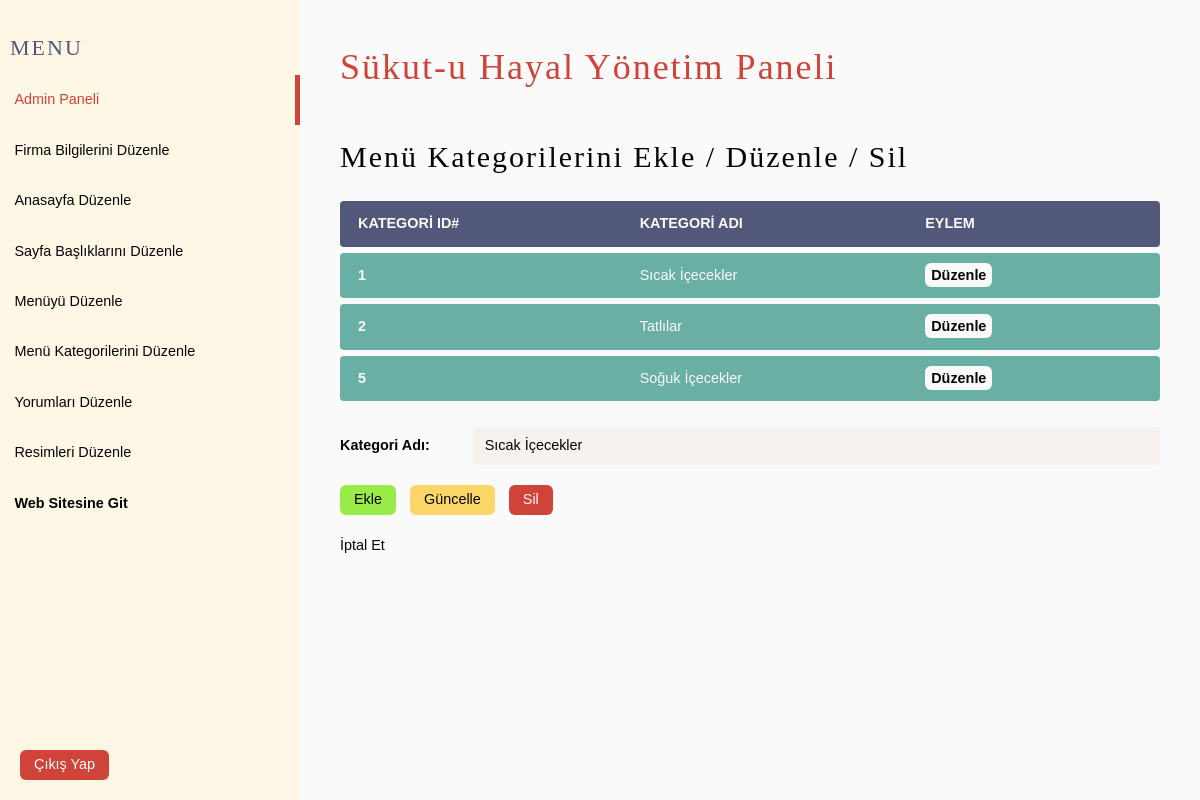
The page /admin/menu-kategorileri-duzenle.php?id=1 (signed in) on the database its author committed.
### tables this page shows
CREATE TABLE `menucategoriestbl` (
  `CategoryName` varchar(50) NOT NULL,
  `CategoryID` int(5) NOT NULL
);

### libraries/database.php (called while the page is built, shortened)
<?php
    class Database {
        public $host = DB_HOST;
        public $username = DB_USER;
        public $password = DB_PASS;
        public $db_name = DB_NAME;
        public $link;
        private function connect() {
            $this->link = new mysqli ($this->host, $this->username, $this->password, $this->db_name);
        }
        public function select($query) {
            $result = $this->link->query($query) or die($this->link->error.__LINE__);
            if ($result->num_rows > 0) {
                return $result;
            } else {
                return false;
            }
        }
    }
?>

### admin/menu-kategorileri-duzenle.php (the view, shortened to what this page needs)
<?php include("./includes/header.php"); ?>
<?php
    $db = new Database();
    $query = "SELECT * FROM menucategoriestbl";
    $categories = $db->select($query);
    if (isset($_GET["id"])) {
        $category_id = $_GET["id"];
        $query = "SELECT * FROM menucategoriestbl WHERE CategoryID = " . $category_id;
        $category = $db->select($query)->fetch_assoc();
    }
?>
<h3>Menü Kategorilerini Ekle / Düzenle / Sil</h3>
<table>
    <tr>
        <th>Kategori ID#</th>
        <th>Kategori Adı</th>
        <th>Eylem</th>
    </tr>
        <?php if(!empty($categories)) : ?>
            <?php while($row = $categories->fetch_assoc()) : ?>
            <tr>
                <td><?php echo $row["CategoryID"] ; ?></td>
                <td><?php echo $row["CategoryName"] ; ?></td>
                <td>
                    <a href="<?php echo htmlspecialchars($_SERVER['PHP_SELF']) . "?id=" . $row["CategoryID"] ; ?>">Düzenle</a>
                </td>
            </tr>
            <?php endwhile ; ?>
        <?php else : ?>
            <tr>
                <td colspan="100%">Hiçbir görsel bulunamadı.</td>
            </tr>
        <?php endif ; ?>
</table>
<form action="<?php htmlspecialchars($_SERVER['PHP_SELF']) ?>" method="post">
    <div class="form-group">
        <label for="category-name">Kategori Adı:</label>
        <input name="category-name" type="text" id="category-name" placeholder="kategori adını giriniz..." value="<?php echo (!empty($category['CategoryName'])) ? $category['CategoryName'] : ""; ?>">
    </div>
    <div class="actions">
        <button name="submit" type="submit" class="green">Ekle</button>
        <button name="update" type="submit" class="yellow">Güncelle</button>
        <button name="delete" type="submit" class="red">Sil</button>
        <a href="./index.php">İptal Et</a>
    </div>
</form>
<?php include("./includes/footer.php"); ?>

### css/admin.css (style rules this page uses)
:root { --white: hsl(0, 5%, 98%); --black: hsl(0, 5%, 2%); --gray: hsl(0, 5%, 50%); --dark-gray: hsl(0, 5%, 30%); --beige: hsl(40, 100%, 95%); --red: hsl(4, 62%, 52%); --yellow: hsl(45, 95%, 70%); --mint: hsl(170, 30%, 55%); --blue: hsl(231, 20%, 40%); --brown: hsl(25, 45%, 35%); }
html { font-size: 10px; }
body { font-size: clamp(1.4rem, 1.2vw, 1.7rem); background-color: var(--white); }
* { margin: 0; padding: 0; box-sizing: border-box; border: none; font-size: 100%; font-optical-sizing: auto; line-height: 1.5; vertical-align: baseline; font-family: "Quicksand", sans-serif; font-weight: 400; font-style: normal; color: var(--black); }
a { text-decoration: none; color: inherit; font-family: inherit; position: relative; }
h1, h2, h3, h4 { font-family: 'Kalam', Cochin, Georgia, Times, 'Times New Roman', serif; font-weight: 300; font-style: normal; letter-spacing: 2px; }
h3 { font-size: clamp(3rem, 2.2vw, 4.4rem); margin-block: 4rem 1.6rem; }
table { overflow: auto; border: 2px; width: 100%; table-layout: auto; border-collapse: separate; border-spacing: 0 6px; text-align: left; }
table th { color: var(--white); text-transform: uppercase; font-weight: 600; border: none; background-color: var(--blue); padding: 1.2rem 1.8rem; }
table td { color: var(--white); border: none; background-color: var(--mint); padding: 1.2rem 1.8rem; vertical-align: middle; }
table tr td:first-child { font-weight: bold; }
td:first-child, th:first-child { border-radius: 4px 0 0 4px; }
td:last-child, th:last-child { border-radius: 0 4px 4px 0; }
table a { border-radius: .6rem; background-color: var(--white); color: var(--black); padding: .4rem .6rem; margin-right: 2rem; font-weight: bold; transition: all .3s ease-in; cursor: pointer; }
.form-group { margin-block: 2rem; display: flex; align-items: center; }
label { margin-right: 2rem; font-weight: 600; flex: .17; }
input, select { padding: .8rem 1.2rem; background-color: hsl(30, 25%, 95%); border-radius: .4rem; flex: 1; }
.actions a { margin-top: 2rem; display: block; }
button { padding: .4rem 1.4rem; border-radius: .6rem; transition: 0.4s all ease; cursor: pointer; }
button + button { margin-left: 1rem; }
button.green { background-color: hsl(90, 80%, 60%); }
button.yellow { background-color: var(--yellow); }
button.red { background-color: var(--red); color: var(--white); }

### rows shown on the page
menucategoriestbl: CategoryID "1", CategoryName "Sıcak İçecekler", category-name "Sıcak İçecekler"
menucategoriestbl: CategoryID "2", CategoryName "Tatlılar"
menucategoriestbl: CategoryID "5", CategoryName "Soğuk İçecekler"
